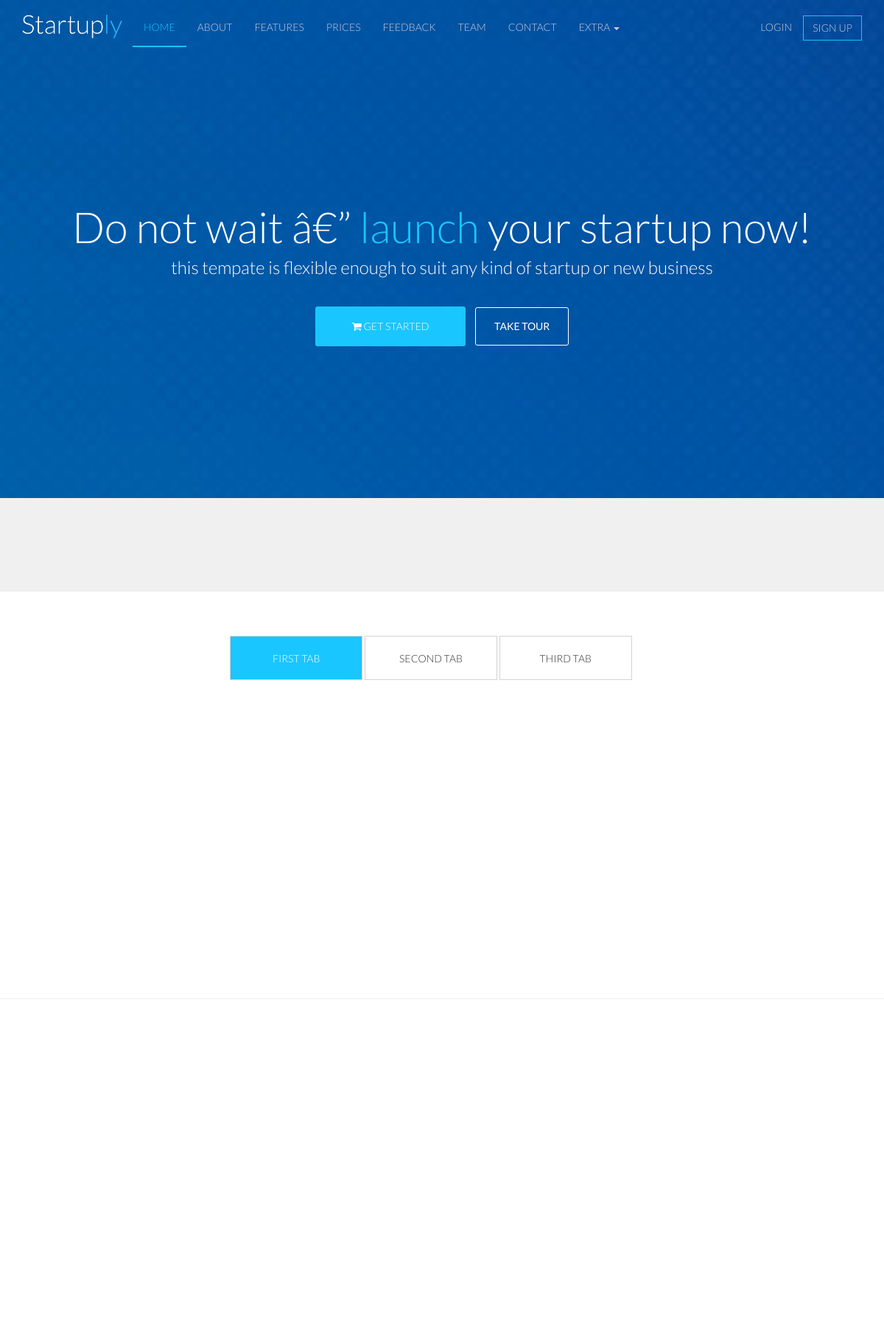
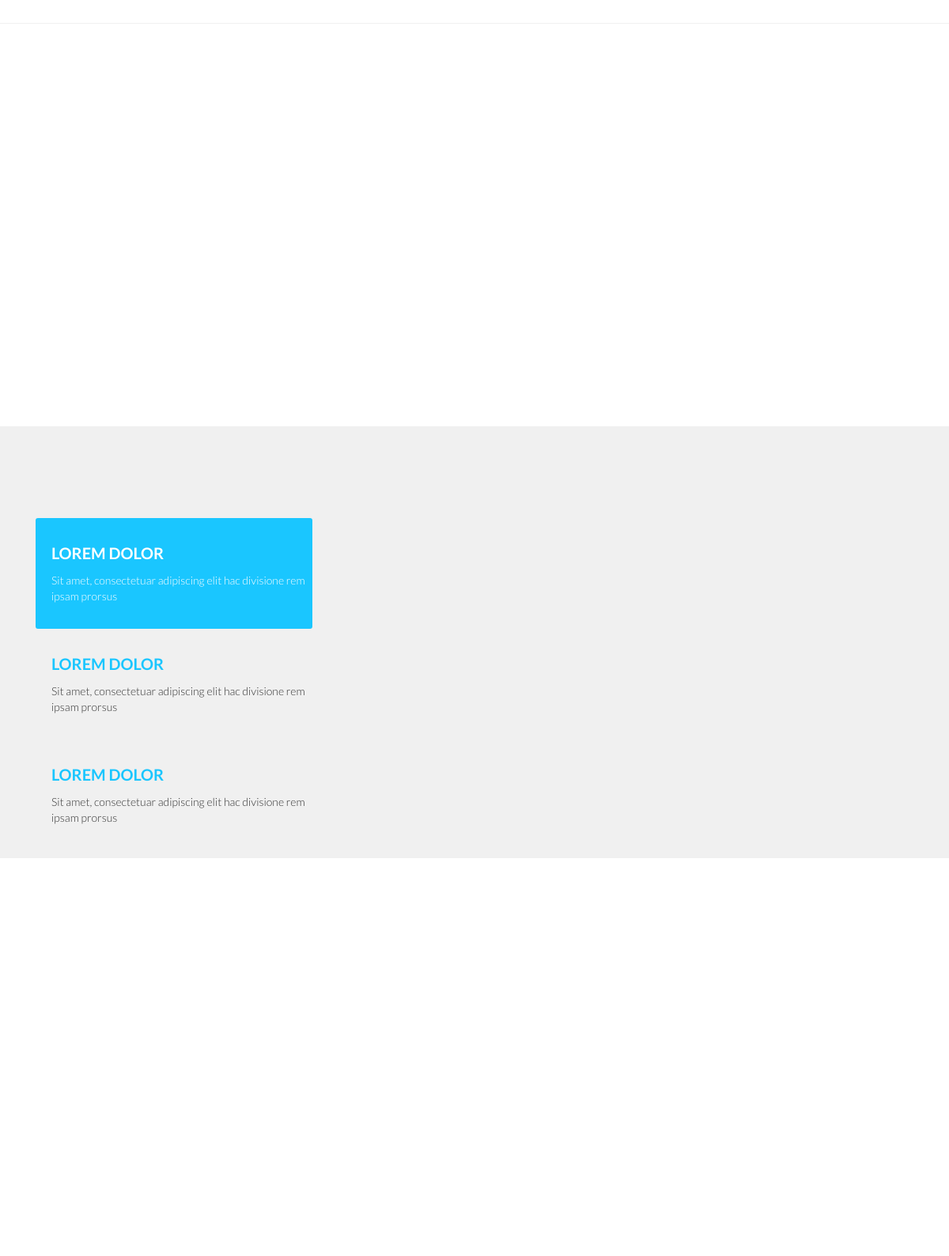
The page / (upper part) on the database its author committed (2 pictures, top to bottom).
### tables this page shows
CREATE TABLE `header` (
  `id` int(11) NOT NULL,
  `element` varchar(100) NOT NULL,
  `value` varchar(500) NOT NULL
);

### index.php (the view, shortened to what this page needs)
<!DOCTYPE html>
<html>
	<head>
		<link rel="stylesheet" href="assets/vendor/bootstrap.css">
		<link rel="stylesheet" href="assets/vendor/fonts/line-icons.woff">
		<link rel="stylesheet" href="assets/vendor/css/font-awesome.css">
		<link rel="stylesheet" href="assets/vendor/css/font-lineicons.css">
		<link rel="stylesheet" href="assets/css/style.css">
	</head>
	<body>
	<?php
		include "admin/config.php";
	 ?>
		<div class="container-fluid">
			<div class="row">
				<section id="menu" class="col-md-12 col-xs-12 col-sm-12 col-lg-12">
					<div class="row">
						<nav class="navbar navbar-default FirstNav">
						<div class="container">
							<div class="navbar-header">
								<div class="MyLogo"></div>
							</div>
							<div class="collapse navbar-collapse" id="bs-example-navbar-collapse-1">
								<ul class="nav navbar-nav">
									<li class="MyActive"><a href="#home">home <span class="sr-only">(current)</span></a></li>
									<li class="about"><a href="#forEveryStartup">about</a></li>
									<li class="features"><a href="#comp">features</a></li>
									<li class="prices"><a href="#price">prices</a></li>
									<li class="feedback"><a href="#feedback">feedback</a></li>
									<li class="team"><a href="#team">team</a></li>
									<li class="contact"><a href="#startup">contact</a></li>
									<li class="dropdown">
										<a href="#" class="dropdown-toggle Extra"  role="button" aria-haspopup="true" aria-expanded="false">extra <span class="caret"></span></a>
									</li>
								</ul>
								<ul class="nav navbar-nav navbar-right">
									<li><a href="#">login</a></li>
									<li class="lastLi"><a href="#">sign up</a></li>
								</ul>
							</div>
						</div>
					</nav>
					</div>
				</section>
				<section id="header" class="col-md-12 col-xs-12 col-sm-12 col-lg-12 text-center">
					<div class="row">
						<h1><?php $sql="SELECT value FROM header WHERE id=1";$query=mysqli_query($conn,$sql);$row=mysqli_fetch_assoc($query); echo $row['value']?></h1>
						<h5><?php $sql="SELECT value FROM header WHERE id=2";$query=mysqli_query($conn,$sql);$row=mysqli_fetch_assoc($query); echo $row['value']?></h5>
						<button>
						<i class="fa fa-shopping-cart" aria-hidden="true"></i>
						GET STARTED
						</button>
						<button>
						TAKE TOUR
						</button>
					</div>
				</section>
				<section id="logo" class="col-md-12 col-xs-12 col-sm-12 col-lg-12 text-center">
				</section>
				<section id="forEveryStartup" class="col-md-12 col-xs-12 col-sm-12 col-lg-12 text-center">
					<div class="container">
						<div class="row col-md-12">
							<div class="tab firstTab active">FIRST TAB</div>
							<div class="tab secondTab">SECOND TAB</div>
							<div class="tab thirdTab">THIRD TAB</div>
						</div>
						<div class="row second">
							<div class="img col-md-6 col-xs-12 col-sm-12">
							</div>
						</div>
					</div>
				</section>
				<section id="technology" class="col-md-12 col-xs-12 col-sm-12 col-lg-12">
					<div class="container">
					</div>
				</section>
				<section id="helmet" class="col-md-12 col-xs-12 col-sm-12 col-lg-12">
					<div class="container">
					</div>
				</section>
				<section id="comp" class="col-md-12 col-xs-12 col-sm-12 col-lg-12">
					<div class="container">
						<ul class="col-md-4">
							<li class="first active">
								<p><?php $sql="SELECT value FROM header WHERE id=12";$query=mysqli_query($conn,$sql);$row=mysqli_fetch_assoc($query); echo $row['value']?></p>
								<p><?php $sql="SELECT value FROM header WHERE id=13";$query=mysqli_query($conn,$sql);$row=mysqli_fetch_assoc($query); echo $row['value']?></p>
							</li>
							<li class="second">
								<p><?php $sql="SELECT value FROM header WHERE id=14";$query=mysqli_query($conn,$sql);$row=mysqli_fetch_assoc($query); echo $row['value']?></p>
								<p><?php $sql="SELECT value FROM header WHERE id=15";$query=mysqli_query($conn,$sql);$row=mysqli_fetch_assoc($query); echo $row['value']?></p>
							</li>
							<li class="third">
								<p><?php $sql="SELECT value FROM header WHERE id=16";$query=mysqli_query($conn,$sql);$row=mysqli_fetch_assoc($query); echo $row['value']?></p>
								<p><?php $sql="SELECT value FROM header WHERE id=17";$query=mysqli_query($conn,$sql);$row=mysqli_fetch_assoc($query); echo $row['value']?></p>
							</li>
						</ul>
					</div>
				</section>
				<section id="feature" class="col-md-12 col-xs-12 col-sm-12 col-lg-12">
					<div class="container">
					</div>
				</section>
			</div>
		</div>
	</body>
</html>

### assets/css/style.css (style rules this page uses)
body { background:url("../images/bg.jpg") no-repeat;background-size:cover;background-attachment:fixed;font-family:'Lato', sans-serif;font-weight:300 }
a { color:white }
.FirstNav { border:none;background:transparent;min-height:75px }
.FirstNav .MyLogo { width:150px;height:32px;background:url("../images/logo.png") no-repeat;background-size:contain;margin-top:20px }
.FirstNav li { margin:12px 0px }
.FirstNav li a { color:#CDCCDE !important;text-transform:uppercase;font-weight:300 }
.FirstNav .lastLi { border:1px solid #1AC3FD;margin:21px 0px }
.FirstNav .lastLi a { padding:6px 12px }
.FirstNav .MyActive { background:transparent;border-bottom:2px solid #1AC3FD }
.FirstNav .MyActive a { color:#1AC3FD !important;text-transform:uppercase }
#header h1 { color:white;font-weight:300;font-size:58px;padding-top:160px;display:none }
#header h1 span { color:#1AC6FF }
#header h5 { font-size:24px;color:white;font-weight:300;display:none }
#header button { border:none;border-radius:3px;margin-top:30px;display:none }
#header button:nth-child(3) { color:white;background:#1AC6FF;padding:17px 50px;min-width:144px }
#header button:last-child { padding:15px 25px;color:white;border:1px solid white;background:none;margin-left:10px;font-weight:500;transition:background 500ms,color 500ms }
#logo { text-align:center }
#forEveryStartup { overflow:hidden }
#forEveryStartup .tab { width:180px;height:60px;border:1px solid lightgrey;display:inline-block;text-align:center;padding:20px 10px;margin-top:60px;transition:background 300ms,color 300ms }
#forEveryStartup .active { background:#1AC6FF;color:white;cursor:pointer }
#forEveryStartup .second { margin-top:60px }
#forEveryStartup .img { transition:all .5s ease;transform:translateX(-400px) }
#technology { overflow:hidden }
#helmet { overflow:hidden }
#comp ul { margin-top:115px }
#comp li { height:140px;list-style-type:none;border-radius:3px }
#comp li p:first-child { font-size:20px;color:#1AC6FF;font-weight:bold;padding-top:30px }
#comp li p { padding-left:20px }
#comp .active { background:#1AC6FF }
#comp .active p { color:white !important }
#feature { overflow:hidden }
#menu { min-height:75px }
#header { min-height:580px }
#logo { min-height:127px;background:#F0F0F0 }
#forEveryStartup { min-height:553px;background:white;border-bottom:1px solid #F0F0F0 }
#technology { min-height:486px;background:white;border-bottom:1px solid #F0F0F0 }
#helmet { min-height:510px;background:white;border-bottom:1px solid #F0F0F0 }
#comp { min-height:505px;background:#F0F0F0 }
#feature { min-height:548px;background:white }

### rows shown on the page
header: value "Do not wait â€” launch your startup now!"
header: value "this tempate is flexible enough to suit any kind of startup or new business"
header: value "LOREM DOLOR"
header: value "Sit amet, consectetuar adipiscing elit hac divisione rem ipsam prorsus"
header: value "LOREM DOLOR"
header: value "Sit amet, consectetuar adipiscing elit hac divisione rem ipsam prorsus"
header: value "LOREM DOLOR"
header: value "Sit amet, consectetuar adipiscing elit hac divisione rem ipsam prorsus"
